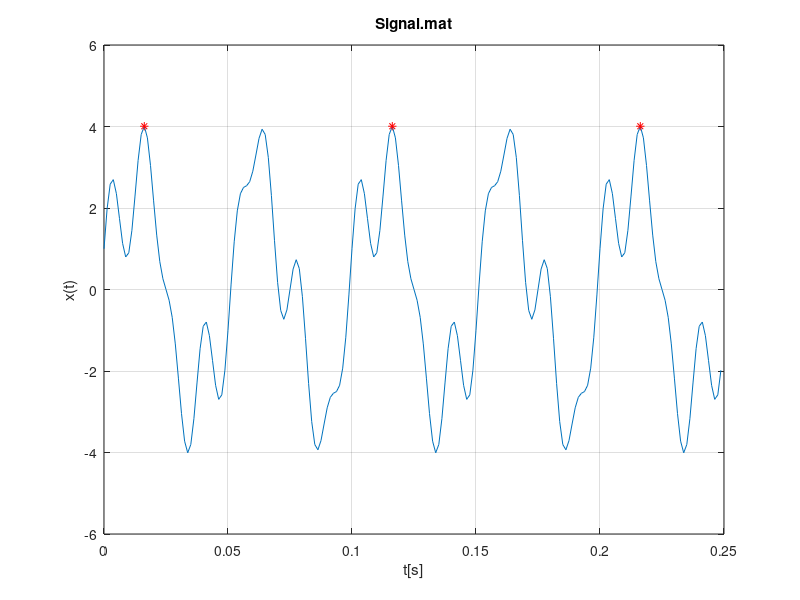

This chart was generated by the following MATLAB code:
clear all; close all; clc;

data = load('signal.mat');
x = data.signal;
Fs = data.Fs;
Ts = 1/Fs;
t = 0:Ts:(length(x)-1)/Fs;

figure(1)
  plot(t(1:200),x(1:200));
  xlabel('t[s]'); ylabel('x(t)'); title('Signal.mat'); grid on;
  
[max_x, ind_x] = max(x(1:200));
idx = find(abs(x(1:200)-max_x) < 10^(-5));
figure(1)
  hold on;
  scatter(t(idx),x(idx),'r','*');
  
T = t(idx(2)) - t(idx(1))